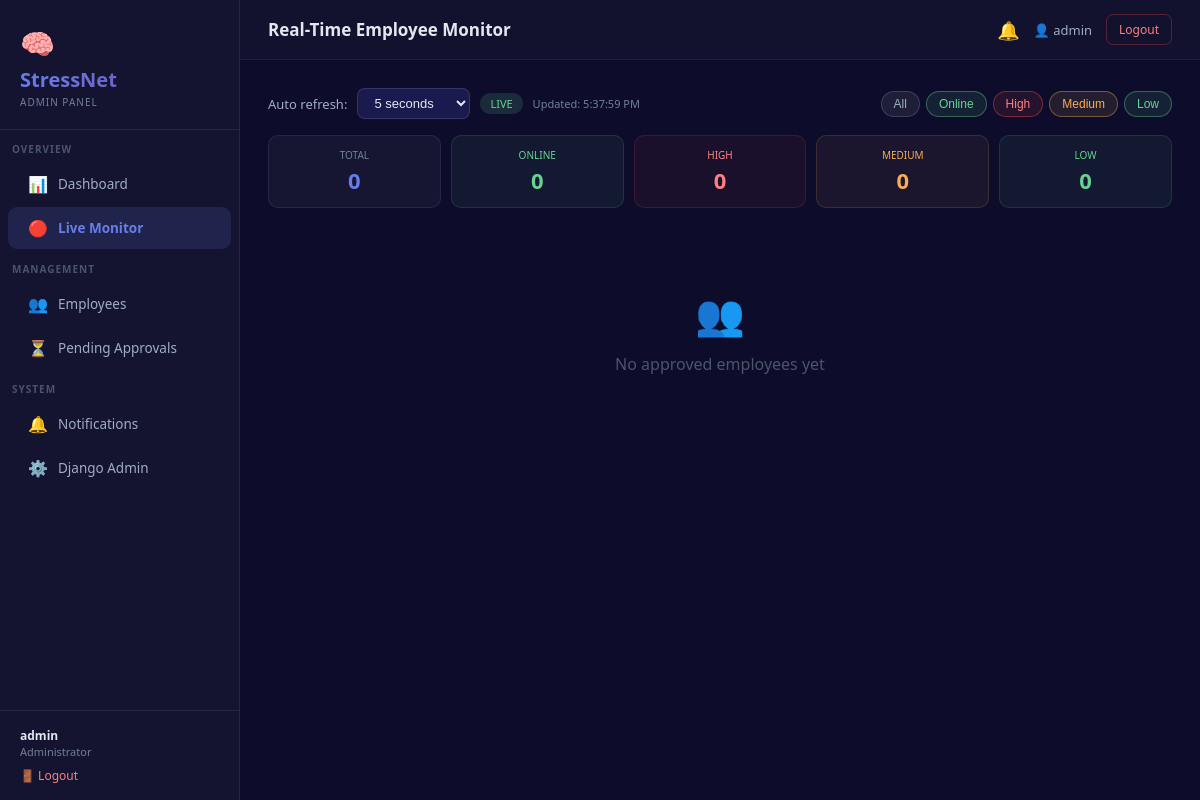
The app's page /admin-panel/realtime/ (signed in), older data.
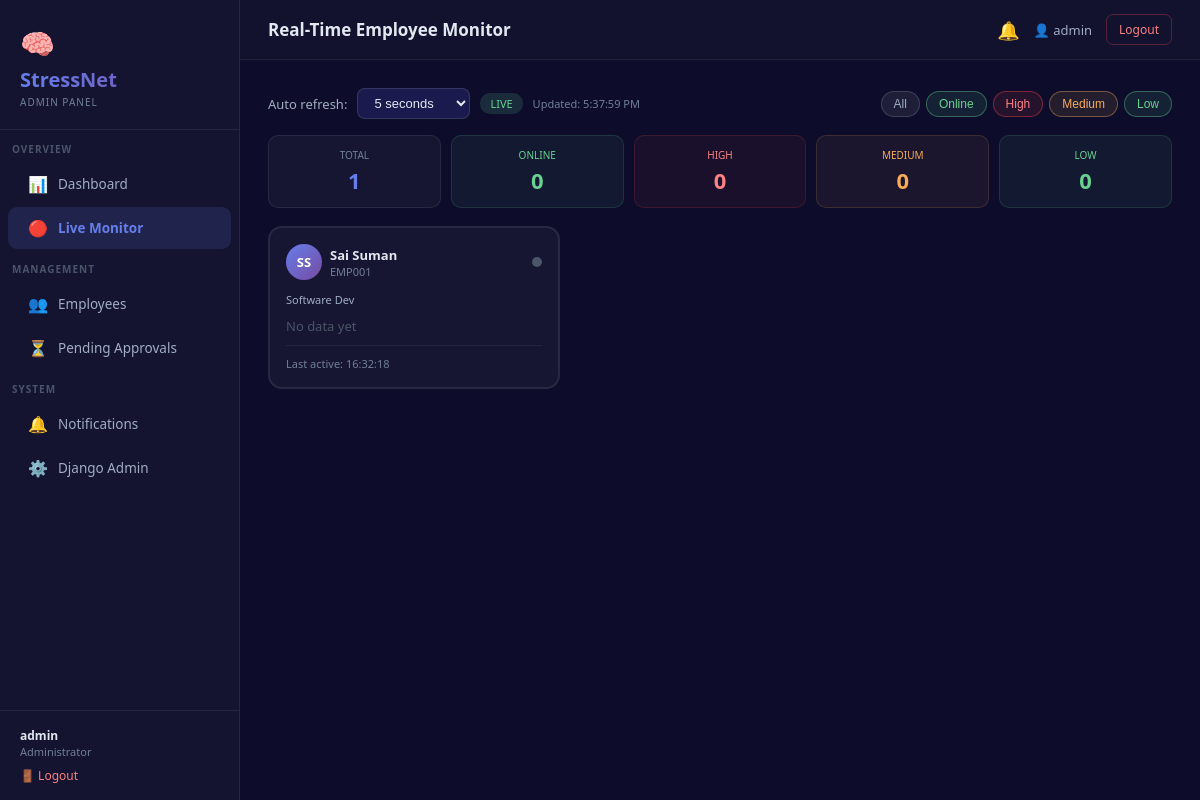
The same page, newer data.
### stress_app/models.py (models this page shows, shortened)
class Employee(models.Model):
    user          = models.OneToOneField(User, on_delete=models.CASCADE,
                                         related_name='employee')
    employee_id   = models.CharField(max_length=20, unique=True,
                                     verbose_name='Employee ID')
    department    = models.CharField(max_length=50, choices=DEPARTMENT_CHOICES,
                                     default='Engineering')
    designation   = models.CharField(max_length=100, blank=True,
                                     verbose_name='Designation / Role')
    phone         = models.CharField(max_length=15, blank=True,
                                     verbose_name='Phone Number')
    date_of_join  = models.DateField(null=True, blank=True,
                                     verbose_name='Date of Joining')
    profile_photo = models.ImageField(upload_to='profile_photos/',
                                      null=True, blank=True)
    status        = models.CharField(max_length=10, choices=STATUS_CHOICES,
                                     default='pending')
    approved_by   = models.ForeignKey(User, null=True, blank=True,
                                      on_delete=models.SET_NULL,
                                      related_name='approved_employees')
    approved_at   = models.DateTimeField(null=True, blank=True)
    rejection_reason = models.TextField(blank=True)
    registered_at = models.DateTimeField(auto_now_add=True)
    last_active   = models.DateTimeField(null=True, blank=True)
    class Meta:
        ordering = ['-registered_at']
        verbose_name = 'Employee'
        verbose_name_plural = 'Employees'
    @property
    def full_name(self):
        return self.user.get_full_name() or self.user.username

### stress_app/views.py (the view)
    def wrapper(request, *args, **kwargs):
        if not request.user.is_authenticated:
            return redirect('login_view')
        if not is_admin(request.user):
            return redirect('user_dashboard')
        return view_func(request, *args, **kwargs)

### stress_app/views.py (called while the page is built)
def is_admin(user):
    return user.is_authenticated and (user.is_staff or user.is_superuser)

def admin_required(view_func):
    def wrapper(request, *args, **kwargs):
        if not request.user.is_authenticated:
            return redirect('login_view')
        if not is_admin(request.user):
            return redirect('user_dashboard')
        return view_func(request, *args, **kwargs)
    wrapper.__name__ = view_func.__name__
    return wrapper

@admin_required
def admin_realtime(request):
    employees = Employee.objects.filter(status='approved').select_related('user')
    for emp in employees:
        emp.latest_record = StressRecord.objects.filter(employee=emp).order_by('-timestamp').first()
        emp.is_online = emp.last_active and (timezone.now() - emp.last_active).seconds < 120
    unread = Notification.objects.filter(is_read=False).count()
    return render(request, 'stress_app/admin_realtime.html', {
        'employees': employees,
        'unread': unread,
    })

### stress_app/templates/stress_app/admin_realtime.html (shortened to what the changed rows need)
{% extends 'stress_app/admin_base.html' %}
{% block content %}
<div style="display:grid;grid-template-columns:repeat(5,1fr);gap:10px;margin-bottom:18px;" id="summaryRow">
    <div style="background:rgba(255,255,255,0.04);border:1px solid rgba(255,255,255,0.08);border-radius:10px;padding:12px;text-align:center;">
        <div style="font-size:10px;color:#718096;margin-bottom:3px;">TOTAL</div>
        <div style="font-size:22px;font-weight:700;color:#667eea;" id="sumTotal">{{ employees|length }}</div>
    </div>
</div>
<div id="empGrid" style="display:grid;grid-template-columns:repeat(auto-fill,minmax(260px,1fr));gap:14px;">
{% for emp in employees %}
<div class="emp-card" data-empid="{{ emp.id }}" data-online="{% if emp.is_online %}1{% else %}0{% endif %}" data-stress="{% if emp.latest_record %}{{ emp.latest_record.stress_level }}{% else %}--{% endif %}"
     style="background:rgba(255,255,255,0.04);border:2px solid rgba(255,255,255,0.08);border-radius:14px;padding:16px;cursor:pointer;transition:all 0.3s;"
     onclick="window.location='/admin-panel/employees/{{ emp.id }}/'">
    <div style="display:flex;justify-content:space-between;align-items:center;margin-bottom:12px;">
        <div style="display:flex;align-items:center;gap:8px;">
            <div style="width:36px;height:36px;border-radius:50%;background:linear-gradient(135deg,#667eea,#764ba2);display:flex;align-items:center;justify-content:center;font-size:13px;font-weight:700;color:#fff;">
                {{ emp.user.first_name|slice:":1" }}{{ emp.user.last_name|slice:":1" }}
            </div>
            <div>
                <div style="font-size:13px;font-weight:700;color:#e2e8f0;">{{ emp.full_name }}</div>
                <div style="font-size:11px;color:#718096;">{{ emp.employee_id }}</div>
            </div>
        </div>
        <div class="online-dot" style="width:10px;height:10px;border-radius:50%;background:{% if emp.is_online %}#68d391{% else %}#4a5568{% endif %};"></div>
    </div>
    <div style="font-size:11px;color:#a0aec0;margin-bottom:10px;">{{ emp.department }}</div>
    <div class="stress-info">
        {% if emp.latest_record %}
            {% if emp.latest_record.stress_level == "High" %}
                <div style="font-size:16px;font-weight:700;color:#fc8181;">🔴 {{ emp.latest_record.stress_level }} Stress</div>
                <div style="font-size:13px;color:#fc8181;text-transform:capitalize;">{{ emp.latest_record.emotion }}</div>
            {% elif emp.latest_record.stress_level == "Medium" %}
                <div style="font-size:16px;font-weight:700;color:#f6ad55;">🟡 {{ emp.latest_record.stress_level }} Stress</div>
                <div style="font-size:13px;color:#f6ad55;text-transform:capitalize;">{{ emp.latest_record.emotion }}</div>
            {% else %}
                <div style="font-size:16px;font-weight:700;color:#68d391;">🟢 {{ emp.latest_record.stress_level }} Stress</div>
                <div style="font-size:13px;color:#68d391;text-transform:capitalize;">{{ emp.latest_record.emotion }}</div>
            {% endif %}
            <div style="font-size:11px;color:#718096;margin-top:4px;">{{ emp.latest_record.confidence|floatformat:1 }}% confidence</div>
            <div style="font-size:10px;color:#4a5568;">{{ emp.latest_record.timestamp|date:"d M H:i" }}</div>
        {% else %}
            <div style="font-size:13px;color:#4a5568;">No data yet</div>
        {% endif %}
    </div>
    <div style="margin-top:10px;padding-top:10px;border-top:1px solid rgba(255,255,255,0.06);font-size:11px;color:#718096;">
        Last active: {% if emp.last_active %}{{ emp.last_active|date:"H:i:s" }}{% else %}--{% endif %}
    </div>
</div>
{% empty %}
<div style="grid-column:1/-1;text-align:center;padding:60px;color:#4a5568;">
    <div style="font-size:40px;margin-bottom:12px;">👥</div>
    <div>No approved employees yet</div>
</div>
{% endfor %}
</div>
{% endblock %}

Row changes from the older to the newer data that the page shows:
added Employee: user.first_name "S", user.last_name "S", full_name "Sai Suman", employee_id "EMP001", department "Software Dev", shows "No data yet", last_active "16:32:18"
Text that changed along with them:
{{ employees|length }}: "0" → "1"
text no longer shown: "👥 No approved employees yet"
